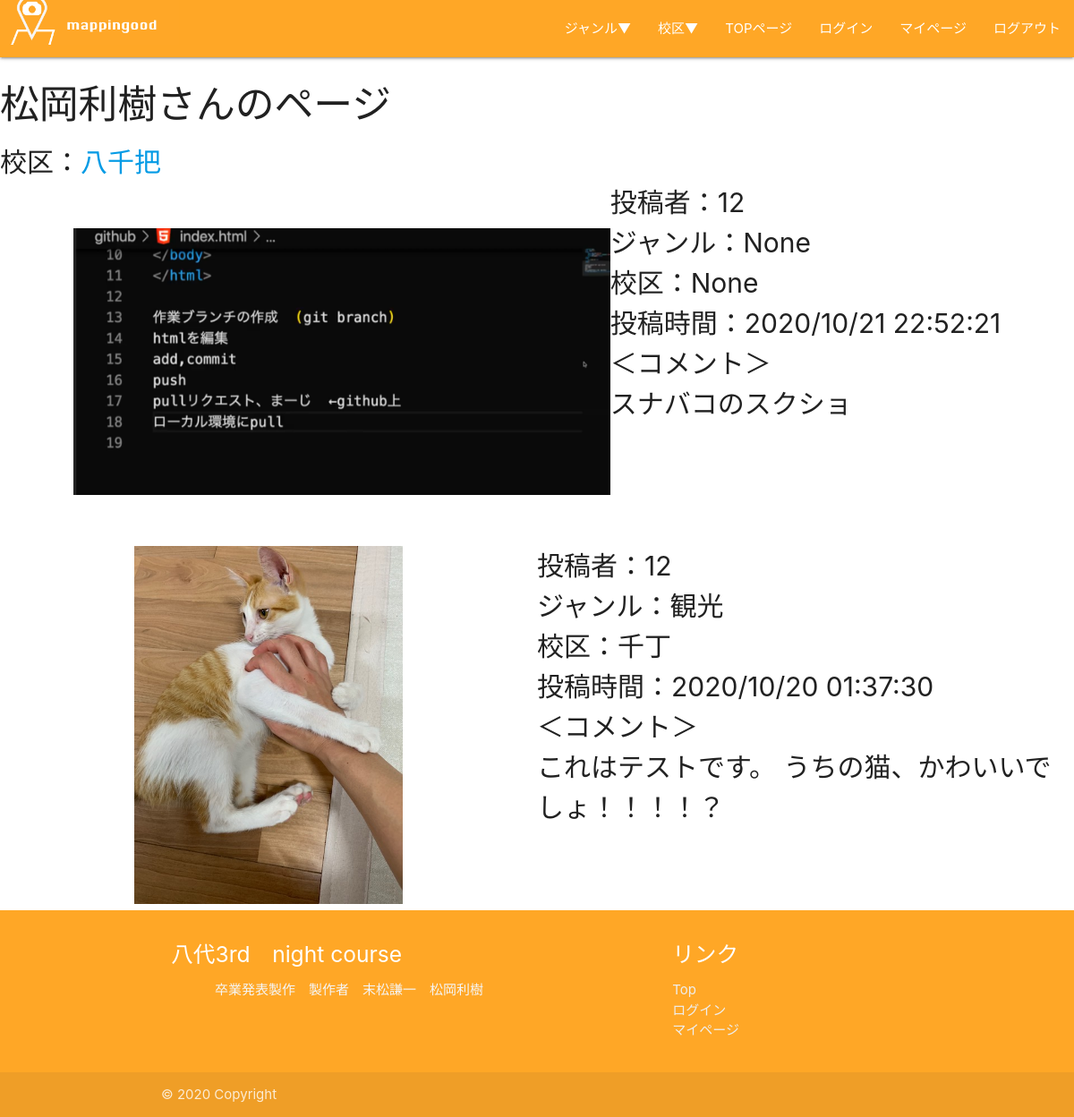
The page /personal_page/12 on the database its author committed.
### tables this page shows
CREATE TABLE "users" (
	"user_id"	INTEGER,
	"username"	TEXT,
	"password"	TEXT,
	"nickname"	TEXT,
	"site_name"	TEXT,
	PRIMARY KEY("user_id" AUTOINCREMENT)
);

CREATE TABLE "picture" (
	"picture_id"	INTEGER,
	"user_id"	INTEGER,
	"comment"	TEXT,
	"picture"	TEXT,
	"time"	INTEGER,
	"location_no"	INTEGER,
	"good_count"	INTEGER,
	"site_name"	TEXT,
	"junru_name"	TEXT,
	PRIMARY KEY("picture")
);

### app.py (the view)
@app.route('/personal_page/<int:user_id>')
def brows_person(user_id):
    conn = sqlite3.connect('mappin_good.db')
    c = conn.cursor()
    c.execute(
        "select * from picture where user_id = ? order by time desc ", (user_id,))
    brows_list = []
    for row in c.fetchall():
        brows_list.append({"picture_id": row[0], "user_id": row[1], "comment": row[2], "picture": row[3],
                           "time": row[4], "location_no": row[5], "good_count": row[6], "site_name": row[7], "junru_name": row[8], })
    c.execute("select nickname,site_name from users where user_id = ? ", (user_id,))
    profile=c.fetchall()
    c.close()
    print(profile)
    return render_template("personal_page.html", brows_list=brows_list, profile=profile)

### templates/personal_page.html
{% extends "base.html" %}
{% block content %}
    <h3>{{profile[0][0]}}さんのページ</h3>
    <div class="personalpage_profile">校区：<a href="/kouku/{{profile[0][1]}}">{{profile[0][1]}}</div></a>
{% for item in brows_list %}
<div class="container_brows_img">
    <div>
        <a href="/picture/{{item["picture_id"]}}"><img src="/static/img/{{item["picture"]}}" class="browsing_img"></a>
    </div>
    <div class="browsing_prf">
        <div class="contributor">投稿者：{{item["user_id"]}}</div>
        <div class="junru_name">ジャンル：{{item["junru_name"]}}</div>
        <div class="kouku_name">校区：{{item["site_name"]}}</div>
        <div class="contribut_time">投稿時間：{{item["time"]}}</div>
        <div class="brows_comment">＜コメント＞<br>{{item["comment"]}}</div>
    </div>
</div>
{% endfor %}
{% endblock %}

### templates/base.html (shortened to what this page needs)
<!DOCTYPE html>
<html lang="ja">
<head>
    <link rel="stylesheet" href="https://cdnjs.cloudflare.com/ajax/libs/materialize/1.0.0/css/materialize.min.css">
    <link rel="stylesheet" href="../static/css/style_pc.css">
</head>
<body>
    <header>
        <div class="navbar-fixed">
        <nav>
            <div class="nav-wrapper orange lighten-1">
                <a href="/" class="brand-logo"><img src="/static/img/mappingood_2.jpg" class="mappingood-logo"></a>
                <ul id="nav-mobile" class="right hide-on-med-and-down">
                    <li><a href="sass.html">ジャンル▼</a></li>
                    <li><a href="badges.html">校区▼</a></li>
                    <li><a href="/">TOPページ</a></li>
                    <li><a href="/login">ログイン</a></li>
                    <li><a href="/user_page">マイページ</a></li>
                    <li><a href="/logout">ログアウト</a></li>
                </ul>
            </div>
        </nav>
        </div>
    </header>
    {% block content %}
	{% endblock %}
    <footer class="page-footer orange lighten-1">
        <div class="container">
            <div class="row">
                <div class="col l6 s12">
                    <h5 class="white-text">八代3rd　night course</h5>
                    <p class="grey-text text-lighten-4">卒業発表製作　製作者　末松謙一　松岡利樹</p>
                </div>
                <div class="col l4 offset-l2 s12">
                    <h5 class="white-text">リンク</h5>
                    <ul>
                        <li><a class="grey-text text-lighten-3" href="/">Top</a></li>
                        <li><a class="grey-text text-lighten-3" href="/login">ログイン</a></li>
                        <li><a class="grey-text text-lighten-3" href="/user_page">マイページ</a></li>
                    </ul>
                </div>
            </div>
        </div>
        <div class="footer-copyright">
            <div class="container">
            © 2020 Copyright
            </div>
        </div>
    </footer>
</body>
</html>

### static/css/style_pc.css (style rules this page uses)
.nav-wrapper { height: 100px; }
.mappingood-logo { height: 50px; width: 200px; object-fit: cover; }
p { text-align: center }
.container_brows_img { display: flex; justify-content: center; }
.browsing_img { width: 600px; height: 400px; object-fit: contain; }
.browsing_prf { font-size: 30px; }
.personalpage_profile { font-size: 30px; }

### rows shown on the page
users: nickname "松岡利樹", site_name "八千把"
picture: picture (picture), user_id "12", junru_name "None", site_name "None", time "2020/10/21 22:52:21", comment "スナバコのスクショ"
picture: picture (picture), user_id "12", junru_name "観光", site_name "千丁", time "2020/10/20 01:37:30", comment "これはテストです。 うちの猫、かわいいでしょ！！！！？"
